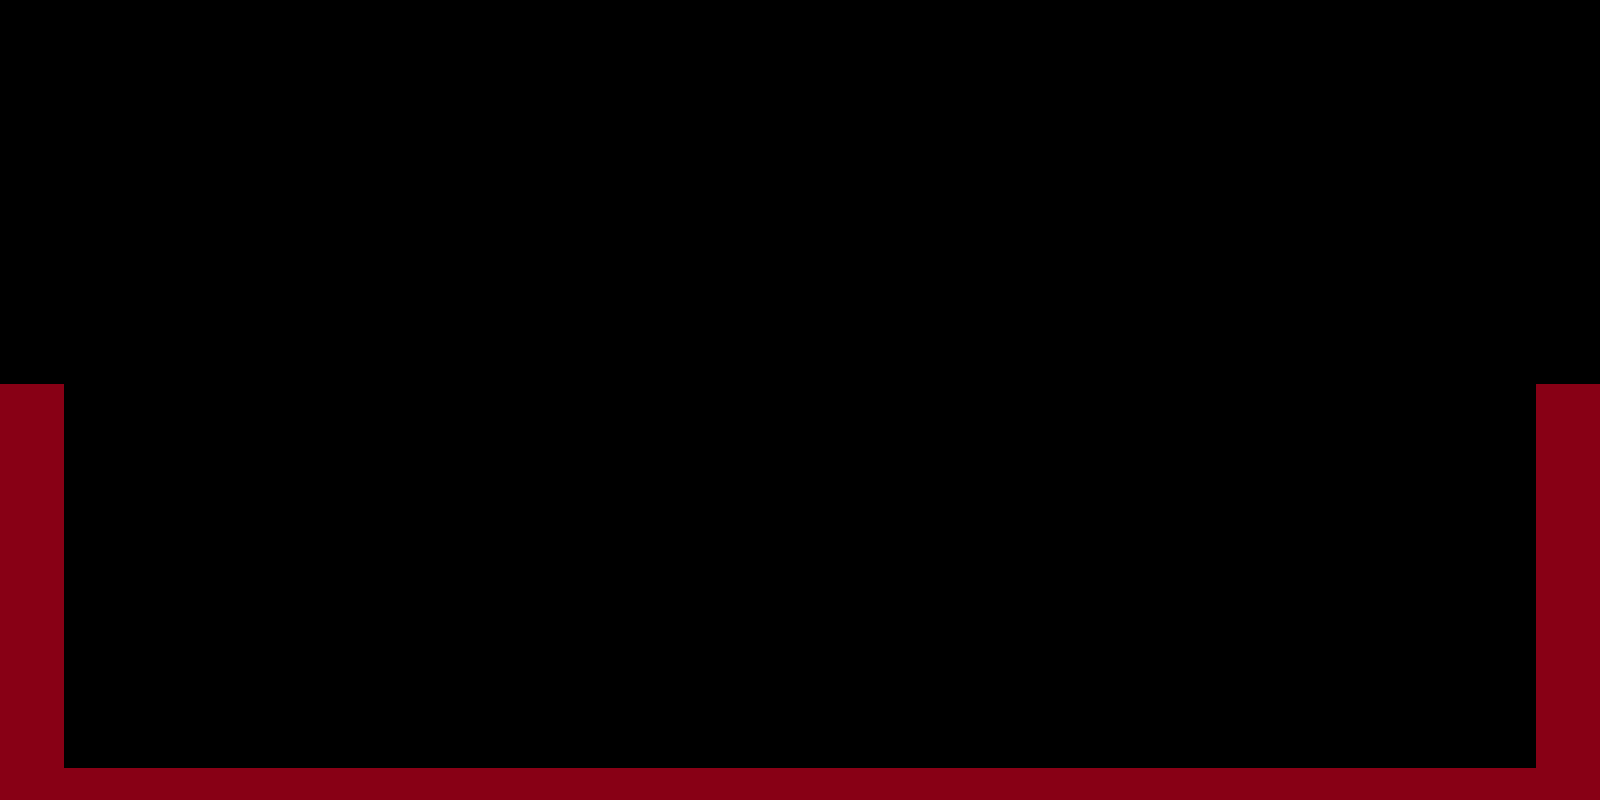

Tiled map render using the project's own tile images. Description and the whole map definition, tile-layer contents included, below:
An orthogonal 50x25 tile map with 32x32 px tiles, 1 tile layer (Capa4).

<map version="1.10" tiledversion="1.11.0" orientation="orthogonal" renderorder="right-down" width="50" height="25" tilewidth="32" tileheight="32" infinite="0" nextlayerid="2" nextobjectid="1">
 <editorsettings>
  <export target="../recursos/scripts/pisoLevelTorneo.json" format="json" />
 </editorsettings>
 <tileset firstgid="1" name="piso4" tilewidth="32" tileheight="32" tilecount="1" columns="1">
  <image source="../recursos/img/piso4.png" width="32" height="32" />
  <tile id="0">
   <properties>
    <property name="colision" type="bool" value="true" />
   </properties>
  </tile>
 </tileset>
 <layer id="1" name="Capa4" width="50" height="25">
  <data encoding="csv">
0,0,0,0,0,0,0,0,0,0,0,0,0,0,0,0,0,0,0,0,0,0,0,0,0,0,0,0,0,0,0,0,0,0,0,0,0,0,0,0,0,0,0,0,0,0,0,0,0,0,
0,0,0,0,0,0,0,0,0,0,0,0,0,0,0,0,0,0,0,0,0,0,0,0,0,0,0,0,0,0,0,0,0,0,0,0,0,0,0,0,0,0,0,0,0,0,0,0,0,0,
0,0,0,0,0,0,0,0,0,0,0,0,0,0,0,0,0,0,0,0,0,0,0,0,0,0,0,0,0,0,0,0,0,0,0,0,0,0,0,0,0,0,0,0,0,0,0,0,0,0,
0,0,0,0,0,0,0,0,0,0,0,0,0,0,0,0,0,0,0,0,0,0,0,0,0,0,0,0,0,0,0,0,0,0,0,0,0,0,0,0,0,0,0,0,0,0,0,0,0,0,
0,0,0,0,0,0,0,0,0,0,0,0,0,0,0,0,0,0,0,0,0,0,0,0,0,0,0,0,0,0,0,0,0,0,0,0,0,0,0,0,0,0,0,0,0,0,0,0,0,0,
0,0,0,0,0,0,0,0,0,0,0,0,0,0,0,0,0,0,0,0,0,0,0,0,0,0,0,0,0,0,0,0,0,0,0,0,0,0,0,0,0,0,0,0,0,0,0,0,0,0,
0,0,0,0,0,0,0,0,0,0,0,0,0,0,0,0,0,0,0,0,0,0,0,0,0,0,0,0,0,0,0,0,0,0,0,0,0,0,0,0,0,0,0,0,0,0,0,0,0,0,
0,0,0,0,0,0,0,0,0,0,0,0,0,0,0,0,0,0,0,0,0,0,0,0,0,0,0,0,0,0,0,0,0,0,0,0,0,0,0,0,0,0,0,0,0,0,0,0,0,0,
0,0,0,0,0,0,0,0,0,0,0,0,0,0,0,0,0,0,0,0,0,0,0,0,0,0,0,0,0,0,0,0,0,0,0,0,0,0,0,0,0,0,0,0,0,0,0,0,0,0,
0,0,0,0,0,0,0,0,0,0,0,0,0,0,0,0,0,0,0,0,0,0,0,0,0,0,0,0,0,0,0,0,0,0,0,0,0,0,0,0,0,0,0,0,0,0,0,0,0,0,
0,0,0,0,0,0,0,0,0,0,0,0,0,0,0,0,0,0,0,0,0,0,0,0,0,0,0,0,0,0,0,0,0,0,0,0,0,0,0,0,0,0,0,0,0,0,0,0,0,0,
0,0,0,0,0,0,0,0,0,0,0,0,0,0,0,0,0,0,0,0,0,0,0,0,0,0,0,0,0,0,0,0,0,0,0,0,0,0,0,0,0,0,0,0,0,0,0,0,0,0,
1,1,0,0,0,0,0,0,0,0,0,0,0,0,0,0,0,0,0,0,0,0,0,0,0,0,0,0,0,0,0,0,0,0,0,0,0,0,0,0,0,0,0,0,0,0,0,0,1,1,
1,1,0,0,0,0,0,0,0,0,0,0,0,0,0,0,0,0,0,0,0,0,0,0,0,0,0,0,0,0,0,0,0,0,0,0,0,0,0,0,0,0,0,0,0,0,0,0,1,1,
1,1,0,0,0,0,0,0,0,0,0,0,0,0,0,0,0,0,0,0,0,0,0,0,0,0,0,0,0,0,0,0,0,0,0,0,0,0,0,0,0,0,0,0,0,0,0,0,1,1,
1,1,0,0,0,0,0,0,0,0,0,0,0,0,0,0,0,0,0,0,0,0,0,0,0,0,0,0,0,0,0,0,0,0,0,0,0,0,0,0,0,0,0,0,0,0,0,0,1,1,
1,1,0,0,0,0,0,0,0,0,0,0,0,0,0,0,0,0,0,0,0,0,0,0,0,0,0,0,0,0,0,0,0,0,0,0,0,0,0,0,0,0,0,0,0,0,0,0,1,1,
1,1,0,0,0,0,0,0,0,0,0,0,0,0,0,0,0,0,0,0,0,0,0,0,0,0,0,0,0,0,0,0,0,0,0,0,0,0,0,0,0,0,0,0,0,0,0,0,1,1,
1,1,0,0,0,0,0,0,0,0,0,0,0,0,0,0,0,0,0,0,0,0,0,0,0,0,0,0,0,0,0,0,0,0,0,0,0,0,0,0,0,0,0,0,0,0,0,0,1,1,
1,1,0,0,0,0,0,0,0,0,0,0,0,0,0,0,0,0,0,0,0,0,0,0,0,0,0,0,0,0,0,0,0,0,0,0,0,0,0,0,0,0,0,0,0,0,0,0,1,1,
1,1,0,0,0,0,0,0,0,0,0,0,0,0,0,0,0,0,0,0,0,0,0,0,0,0,0,0,0,0,0,0,0,0,0,0,0,0,0,0,0,0,0,0,0,0,0,0,1,1,
1,1,0,0,0,0,0,0,0,0,0,0,0,0,0,0,0,0,0,0,0,0,0,0,0,0,0,0,0,0,0,0,0,0,0,0,0,0,0,0,0,0,0,0,0,0,0,0,1,1,
1,1,0,0,0,0,0,0,0,0,0,0,0,0,0,0,0,0,0,0,0,0,0,0,0,0,0,0,0,0,0,0,0,0,0,0,0,0,0,0,0,0,0,0,0,0,0,0,1,1,
1,1,0,0,0,0,0,0,0,0,0,0,0,0,0,0,0,0,0,0,0,0,0,0,0,0,0,0,0,0,0,0,0,0,0,0,0,0,0,0,0,0,0,0,0,0,0,0,1,1,
1,1,1,1,1,1,1,1,1,1,1,1,1,1,1,1,1,1,1,1,1,1,1,1,1,1,1,1,1,1,1,1,1,1,1,1,1,1,1,1,1,1,1,1,1,1,1,1,1,1
</data>
 </layer>
</map>
